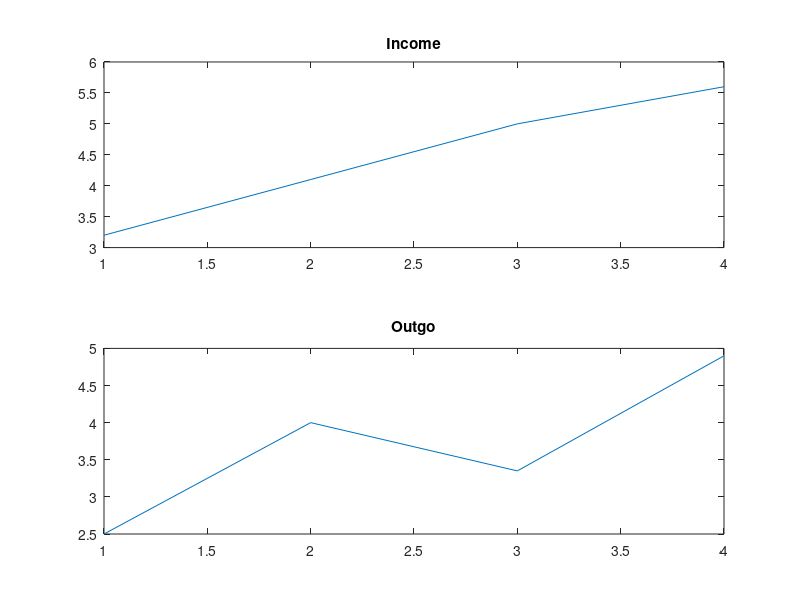
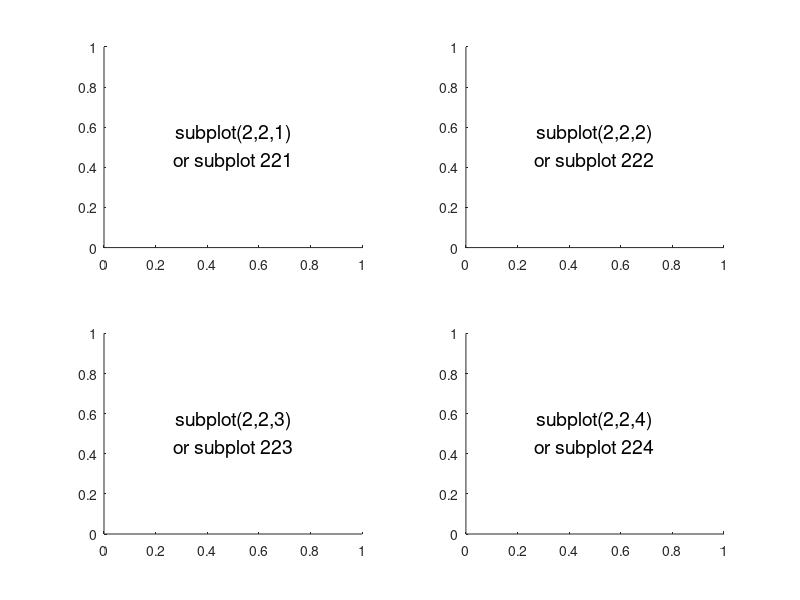
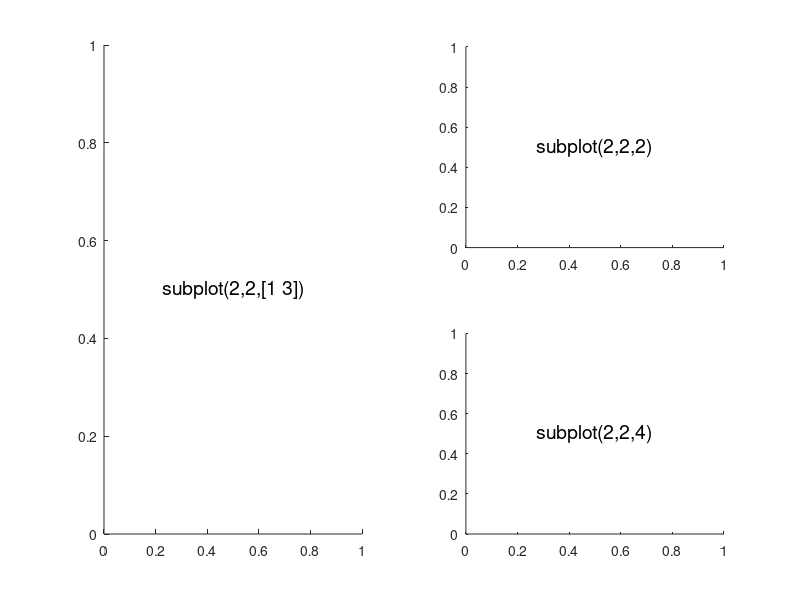
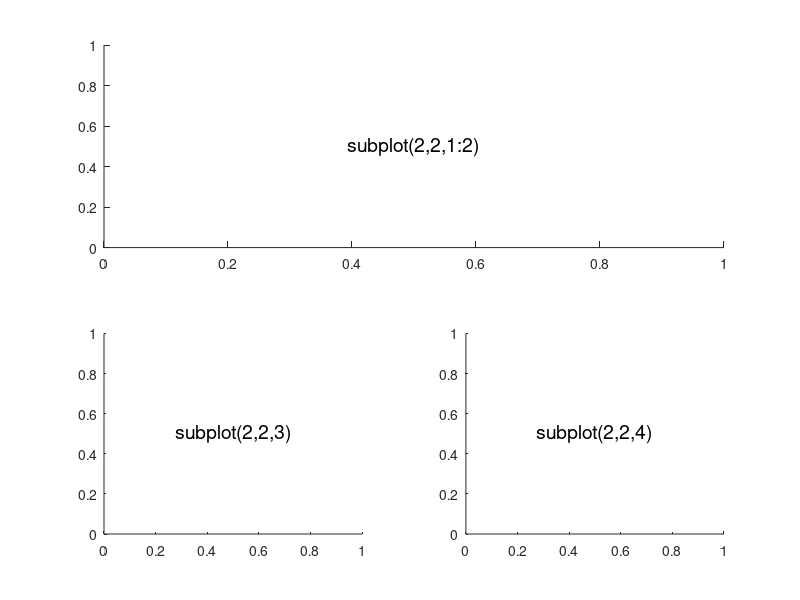

MATLAB code for these plots, in order:
make_it_tight = false;
subplot = @(m,n,p) subtightplot (m, n, p, [0.01 0.05], [0.1 0.01], [0.1 0.01]);
if ~make_it_tight,  clear subplot;  end

%% Upper and Lower Subplots with Titles
income = [3.2,4.1,5.0,5.6];
outgo = [2.5,4.0,3.35,4.9];
subplot(2,1,1); plot(income)
title('Income')
subplot(2,1,2); plot(outgo)
title('Outgo')

%% Subplots in Quadrants
figure
subplot(2,2,1)
text(.5,.5,{'subplot(2,2,1)';'or subplot 221'},...
    'FontSize',14,'HorizontalAlignment','center')
subplot(2,2,2)
text(.5,.5,{'subplot(2,2,2)';'or subplot 222'},...
    'FontSize',14,'HorizontalAlignment','center')
subplot(2,2,3)
text(.5,.5,{'subplot(2,2,3)';'or subplot 223'},...
    'FontSize',14,'HorizontalAlignment','center')
subplot(2,2,4)
text(.5,.5,{'subplot(2,2,4)';'or subplot 224'},...
    'FontSize',14,'HorizontalAlignment','center')

%% Asymmetrical Subplots
figure
subplot(2,2,[1 3])
text(.5,.5,'subplot(2,2,[1 3])',...
    'FontSize',14,'HorizontalAlignment','center')
subplot(2,2,2)
text(.5,.5,'subplot(2,2,2)',...
    'FontSize',14,'HorizontalAlignment','center')
subplot(2,2,4)
text(.5,.5,'subplot(2,2,4)',...
    'FontSize',14,'HorizontalAlignment','center')

%%  
figure
subplot(2,2,1:2)
text(.5,.5,'subplot(2,2,1:2)',...
    'FontSize',14,'HorizontalAlignment','center')
subplot(2,2,3)
text(.5,.5,'subplot(2,2,3)',...
    'FontSize',14,'HorizontalAlignment','center')
subplot(2,2,4)
text(.5,.5,'subplot(2,2,4)',...
    'FontSize',14,'HorizontalAlignment','center')

%% Plotting Axes Over Subplots
figure
y = zeros(4,15);
for k = 1:4
    y(k,:) = rand(1,15);
    subplot(2, 2, k)
    plot(y(k,:));
end
hax = axes('Position', [.35, .35, .3, .3]);
bar(hax,y,'EdgeColor','none')
set(hax,'XTick',[])
